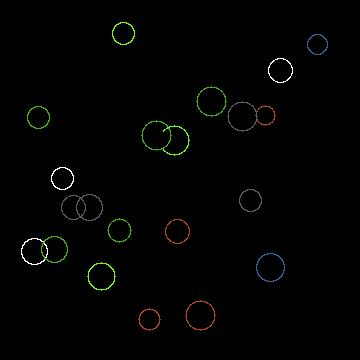
#> input picture open_circle/samples/1.jpg, 360 x 360 px; its folder holds only this picture in this run
$ python benchmarkEdgeCircle.py samples/1.jpg
#> lines starting #> are read from the running program, lines starting #| are printed output that depends on the picture; after the words box and inside, x2 and y2 are one past the last pixel; in counts of white or black regions, pixels touching at a corner belong together
### open_circle/EdgeCircleDetection.py
from __future__ import annotations
from dataclasses import dataclass
from typing import Optional, Tuple, Dict, Any
import numpy as np
import cv2
from PIL import Image
from time import sleep


@dataclass
class OpenCircleResult:
    point: Tuple[int, int]
    circle: Tuple[float, float, float]  # (cx, cy, r)
    score: float
    debug: Optional[Dict[str, Any]] = None


# ------------------------------------------------------------
# Utilities
# ------------------------------------------------------------

def _pil_to_gray_np(img: Image.Image) -> np.ndarray:
    if img.mode not in ("RGB", "RGBA", "L"):
        img = img.convert("RGB")
    arr = np.array(img)
    if arr.ndim == 2:
        return arr.astype(np.uint8)
    if arr.shape[2] == 4:
        arr = arr[:, :, :3]
    return cv2.cvtColor(arr, cv2.COLOR_RGB2GRAY)


# [22 lines left out: function _make_panel, not called in this run]


def _largest_structured_gap(edges: np.ndarray, cx: float, cy: float, r: float):
    """
    Returns:
        largest_gap_fraction
        total_perimeter_support
        thetas            — angular sample positions (np.ndarray)
        gap_start_idx     — index into thetas where the largest gap begins
        gap_length        — number of sample points in the largest gap
    """

    h, w = edges.shape[:2]

    # Angular sampling proportional to radius; remove the 1000-point floor
    # that oversampled small circles (r≈10 → 15× oversampling at 1000 pts).
    num_points = max(360, int(3 * np.pi * r))
    thetas = np.linspace(0, 2 * np.pi, num_points, endpoint=False)

    flags = np.zeros(num_points, dtype=np.float32)

    # Sample at +-3 the center detection is not such accurate ...
    for offset in (-3.0, -2.0, -1.0, 0.0, 1.0, 2.0, 3.0):
        rr = r + offset
        for i, theta in enumerate(thetas):
            x = int(round(cx + rr * np.cos(theta)))
            y = int(round(cy + rr * np.sin(theta)))
            if 0 <= x < w and 0 <= y < h and edges[y, x] > 0:
                flags[i] = 1.0

    total_support = flags.mean()

    # Smooth angular signal — kernel spans ~12° regardless of circle size
    kernel_size = max(5, int(num_points * 12 / 360))
    if kernel_size % 2 == 0:
        kernel_size += 1
    kernel = np.ones(kernel_size) / kernel_size
    smooth = np.convolve(np.concatenate([flags, flags]), kernel, mode="same")
    smooth = smooth[:num_points]

    binary = smooth > 0.3

    # Measure largest contiguous gap; track start position
    doubled = np.concatenate([binary, binary])
    max_gap = 0
    current = 0
    current_start = 0
    gap_start_idx = 0

    for idx, val in enumerate(doubled):
        if not val:
            if current == 0:
                current_start = idx
            current += 1
        else:
            if current > max_gap:
                max_gap = current
                gap_start_idx = current_start
            current = 0

    # Handle gap that runs to the end of doubled
    if current > max_gap:
        max_gap = current
        gap_start_idx = current_start

    max_gap = min(max_gap, num_points)
    gap_start_idx = gap_start_idx % num_points

    largest_gap_fraction = max_gap / num_points

    return largest_gap_fraction, total_support, thetas, gap_start_idx, max_gap, flags


# [29 lines left out: function _gap_is_dark, not called in this run]


# ------------------------------------------------------------
# Main detection
# ------------------------------------------------------------

def detect_open_circle_point(
    pil_img: Image.Image,
    *,
    dp: float = 1.2,
    min_dist: Optional[float] = 8,
    canny_thresh1: int = 40,
    canny_thresh2: int = 30,
    hough_param2: float = 15.0,
    min_radius: Optional[int] = 10,
    max_radius: Optional[int] = 50,
    return_debug: bool = False,
) -> OpenCircleResult:


    gray = _pil_to_gray_np(pil_img)
    h, w = gray.shape[:2]

    if min_dist is None:
        min_dist = min(h, w) * 0.05

    blur = cv2.GaussianBlur(gray, (5, 5), 0)
    edges = cv2.Canny(blur, canny_thresh1, canny_thresh2)

    circles = cv2.HoughCircles(
        blur,
        cv2.HOUGH_GRADIENT,
        dp=dp,
        minDist=min_dist,
        param1=float(canny_thresh2),
        param2=float(hough_param2),
        minRadius=0 if min_radius is None else int(min_radius),
        maxRadius=0 if max_radius is None else int(max_radius),
    )
    edges_color = cv2.cvtColor(edges, cv2.COLOR_GRAY2BGR)

    if circles is None:
        raise ValueError("No circles detected. Adjust Hough parameters.")

    circles = circles[0]

    best = None
    all_scores = []

    for (cx, cy, r) in circles:

        gap, support, thetas, gap_start, gap_len, flags = _largest_structured_gap(edges, cx, cy, r)

        # add centers
        cv2.circle(edges_color, (int(cx), int(cy)), 2, (0, 0, 255), 3)

        # Must still look like a circle
        if support < 0.75:
            continue

        # add edges
        for i, theta in enumerate(thetas):
            x = int(round(cx + r * np.cos(theta)))
            y = int(round(cy + r * np.sin(theta)))
            if flags[i]:
                cv2.circle(edges_color, (x,y), 1, (0, 255, 0), 3)
        # Reject candidates whose "gap" is actually bright ink (Canny failure)
        #if not _gap_is_dark(gray, cx, cy, r, thetas, gap_start, gap_len):
        #    continue

        # Weight gap by arc coverage squared: rewards circles with both a
        # clear gap AND strong evidence along the rest of the arc.
        score = gap * support ** 2

        all_scores.append((score, (cx, cy, r)))

        if best is None or score > best[0]:
            best = (score, cx, cy, r)


    if best is None:
        raise ValueError("No suitable open circle found.")

    best_score, best_cx, best_cy, best_r = best
    point = (int(round(best_cx)), int(round(best_cy)))

    debug = None
    if return_debug:
        vis = cv2.cvtColor(gray, cv2.COLOR_GRAY2BGR)
        for s, (cx, cy, r) in all_scores:
            cv2.circle(vis, (int(round(cx)), int(round(cy))), int(round(r)), (0, 255, 255), 1)
            cv2.putText(
                vis, f"{s:.2f}",
                (int(cx) - 10, int(cy) - int(r) - 3),
                cv2.FONT_HERSHEY_SIMPLEX, 0.28, (160, 160, 160), 1,
            )
        # Winner: green circle + red centre dot
        cv2.circle(vis, point, int(round(best_r)), (0, 255, 0), 2)
        cv2.circle(vis, point, 4, (0, 0, 255), -1)

        debug = {
            "edges":  edges_color,
            "vis":    vis,
            "scores": all_scores,
        }

    return OpenCircleResult(
        point=point,
        circle=(float(best_cx), float(best_cy), float(best_r)),
        score=float(best_score),
        debug=debug,
    )


# ------------------------------------------------------------
# Example usage
# ------------------------------------------------------------

# [81 lines that do not run on import are left out]

### open_circle/benchmarkEdgeCircle.py
#!/usr/bin/env python3
"""

Usage
─────
    python3 benchmarkEdgeCircle.py           # all annotated images
    python3 benchmarkEdgeCircle.py 50        # first 50
    python3 benchmarkEdgeCircle.py --show benchmark_edge_circle_*.json
"""

import json
import sys
import time
from pathlib import Path
from typing import Dict, List, Optional, Tuple

from PIL import Image

from EdgeCircleDetection import detect_open_circle_point as detect


# ── Paths ─────────────────────────────────────────────────────────────────────

SAMPLES_DIR = Path(__file__).parent / "samples"
TRUTH_FILE  = Path(__file__).parent / "truth.json"

DETECTORS = [
    ("EdgeCircle", detect)
]


# ── Ground truth ──────────────────────────────────────────────────────────────

def load_truth(path: Path = TRUTH_FILE) -> Tuple[Dict[str, Tuple[int, int]], int]:
    """Returns ({filename: (cx, cy)}, tolerance_px)."""
    with open(path) as f:
#> (reads open_circle/truth.json from the repository)
        data = json.load(f)
    tol = data.get("tolerance_px", 30)
    truth = {}
    for entry in data.get("images", []):
        if entry.get("center_x") is not None:
            truth[entry["file"]] = (entry["center_x"], entry["center_y"])
    return truth, tol


# ── Helpers ───────────────────────────────────────────────────────────────────

def _dist(x1: int, y1: int, x2: int, y2: int) -> float:
    return ((x1 - x2) ** 2 + (y1 - y2) ** 2) ** 0.5


def _load_images(truth: Dict, n: int) -> List[Path]:
    files = sorted(
        [f for f in SAMPLES_DIR.iterdir()
         if f.suffix.lower() in (".jpg", ".jpeg", ".png") and f.name in truth],
        key=lambda f: (0, int(f.stem)) if f.stem.isdigit() else (1, f.stem)
    )
    return files[:n]


# ── Report ────────────────────────────────────────────────────────────────────

def print_report(labels: List[str], stats: Dict, elapsed_times: Dict,
                 tol: int, W: int = 64) -> None:
    COL = 14

    def hdr(m):       return f"  {m:<22}" + "".join(f"{l:>{COL}}" for l in labels)
    def row(m, vals): return f"  {m:<22}" + "".join(f"{v:>{COL}}" for v in vals)
    def pct(v):       return f"{v * 100:.1f}%"
    def flt(v):       return f"{v:.1f} px"
    def itg(v):       return str(v)
    def ms(lst):      return f"{sum(lst)/len(lst):.0f} ms" if lst else "N/A"

    print("\n" + "=" * W)
    print("SUMMARY — EdgeCircleDetection CV benchmarks")
    print("=" * W)
    print(hdr("Metric"))
    print("  " + "-" * (22 + COL * len(labels)))
    print(row(f"Accuracy (≤{tol}px)",  [pct(stats[l]["accuracy"])          for l in labels]))
    print(row("Correct / total",       [f"{stats[l]['correct']}/{stats[l]['total']}" for l in labels]))
    print(row("Failed (exception)",    [itg(stats[l]["failed"])             for l in labels]))
    print()
    print(row("Avg dist correct",      [flt(stats[l]["avg_dist_correct"])   for l in labels]))
    print(row("Avg dist all",          [flt(stats[l]["avg_dist_all"])       for l in labels]))
    print()
    print(row("Avg time / image",      [ms(elapsed_times[l])                for l in labels]))
    print("=" * W)


# ── Main benchmark ────────────────────────────────────────────────────────────

def run_benchmark(n_samples: int) -> None:
    W = 64

    if not SAMPLES_DIR.exists():
        print(f"[!] samples not found: {SAMPLES_DIR}")
        sys.exit(1)
    if not TRUTH_FILE.exists():
        print(f"[!] truth.json not found: {TRUTH_FILE}")
        sys.exit(1)

    truth, tol = load_truth()
    image_files = _load_images(truth, n_samples)
    if not image_files:
        print("[!] No images found in truth set.")
        sys.exit(1)

    labels = [name for name, _ in DETECTORS]

    print("=" * W)
    print("Benchmark: EdgeCircleDetection")
    print("  Truth : truth.json (human-annotated)")
    print("=" * W)
    print(f"  Samples      : {len(image_files)} (of {n_samples} requested)")
    print(f"  Accept radius: {tol} px")
    print("=" * W)

    # {label: [(correct, dist), ...]}
    all_results:   Dict[str, List[Tuple[bool, float]]] = {l: [] for l in labels}
    elapsed_times: Dict[str, List[float]]              = {l: [] for l in labels}
    failed_cnt:    Dict[str, int]                      = {l: 0  for l in labels}

    for idx, img_path in enumerate(image_files, 1):
        ref_x, ref_y = truth[img_path.name]
        print(f"\n  [{idx:>3}] {img_path.name}  truth=({ref_x},{ref_y})")

        pil = Image.open(img_path)
#> pil is the input picture: PIL image 360x360 RGB; mean R, G, B 2.5, 2.8, 2.3

        for label, detector in DETECTORS:
            try:
                t0 = time.perf_counter()
                result = detector(pil)
                elapsed_ms = (time.perf_counter() - t0) * 1000

                px, py = result.point
                dist    = _dist(px, py, ref_x, ref_y)
                correct = dist <= tol
                all_results[label].append((correct, dist))
                elapsed_times[label].append(elapsed_ms)

                mark = "✓" if correct else "✗"
                print(f"    {label:<14} {mark}  ({px:>4},{py:>4})  "
                      f"dist={dist:>6.1f}px  ({elapsed_ms:.0f}ms)")

            except Exception as e:
                print(f"    {label:<14} ✗  ERROR: {e}")
                all_results[label].append((False, float("inf")))
                elapsed_times[label].append(0.0)
                failed_cnt[label] += 1
#> this loop made 1 pass
#> (px, py, dist, correct, mark) on pass 1: (175, 140, 2.24, True, '✓')
#|     EdgeCircle     ✓  ( 175, 140)  dist=   2.2px  (2249ms)
#> pass 1, in detect_open_circle_point, `blur = cv2.GaussianBlur(gray, (5, 5), 0)`:
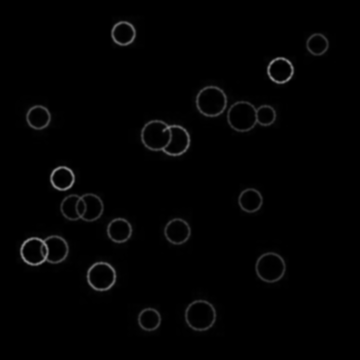
#> blur: shape (360, 360); min 0, max 131, mean 2.7
#> pass 1, in detect_open_circle_point, `edges = cv2.Canny(blur, canny_thresh1, canny_thresh2)`:
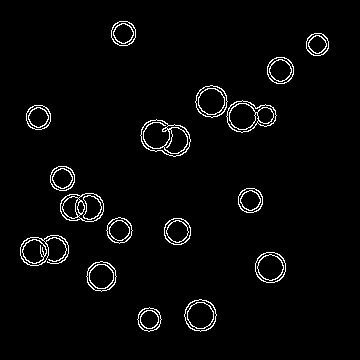
#> edges: shape (360, 360); 2.9% white in thin lines or dots, all inside (x1, y1, x2, y2) = (20, 21, 329, 332)
#> after the loop, failed_cnt = {'EdgeCircle': 0}

    # ── Stats ─────────────────────────────────────────────────────────────────
    def compute(label: str) -> Dict:
        records = all_results[label]
        n       = len(records)
        correct = sum(1 for ok, _ in records if ok)
        dists   = [d for _, d in records if d != float("inf")]
        dists_c = [d for ok, d in records if ok]
        return {
            "total":            n,
            "correct":          correct,
            "accuracy":         correct / n if n else 0.0,
            "failed":           failed_cnt[label],
            "avg_dist_all":     sum(dists)   / len(dists)   if dists   else 0.0,
            "avg_dist_correct": sum(dists_c) / len(dists_c) if dists_c else 0.0,
        }

    stats = {l: compute(l) for l in labels}
#> stats = 1 item
    print_report(labels, stats, elapsed_times, tol, W)
#|   Accuracy (≤30px)              100.0%
#|   Correct / total                  1/1
#|   Failed (exception)                 0
#|   Avg dist correct              2.2 px
#|   Avg dist all                  2.2 px

    # ── Save ──────────────────────────────────────────────────────────────────
    output = {
        label: {
            "stats":   stats[label],
            "results": [
                {
                    "correct":    ok,
                    "dist":       d if d != float("inf") else None,
                    "elapsed_ms": elapsed_times[label][i],
                }
                for i, (ok, d) in enumerate(all_results[label])
            ],
            "elapsed_ms": elapsed_times[label],
        }
        for label in labels
    }
#> output = 1 item
    out_file = f"benchmark_edge_circle_{int(time.time())}.json"
    with open(out_file, "w") as f:
        json.dump(output, f, indent=2)
    print(f"\n[✓] Results saved to: {out_file}")


# ── --show: replay a saved result ────────────────────────────────────────────

def show_benchmark(path: str) -> None:
    print(f"[*] Loading: {path}")
    with open(path) as f:
        data = json.load(f)
    labels        = list(data.keys())
    stats         = {l: data[l]["stats"]      for l in labels}
    elapsed_times = {l: data[l]["elapsed_ms"] for l in labels}
    print_report(labels, stats, elapsed_times, tol=30)


# ── Entry point ───────────────────────────────────────────────────────────────

if __name__ == "__main__":
    args = sys.argv[1:]

    if "--show" in args:
        idx = args.index("--show")
        if idx + 1 >= len(args):
            print("Usage: python3 benchmarkEdgeCircle.py --show <file.json>")
            sys.exit(1)
        show_benchmark(args[idx + 1])
        sys.exit(0)

    n = int(args[0]) if args and args[0].lstrip("-").isdigit() else 10_000
    run_benchmark(n)
